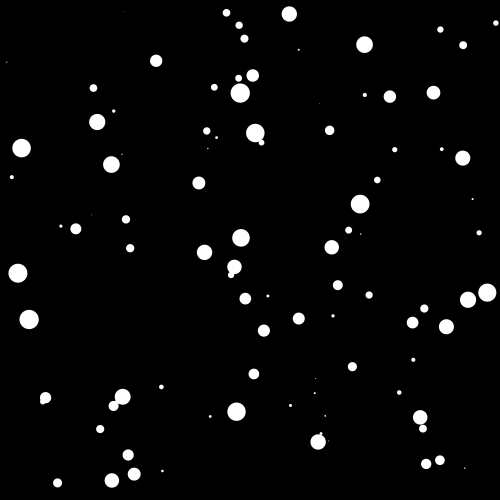
Frame 1 (no input)
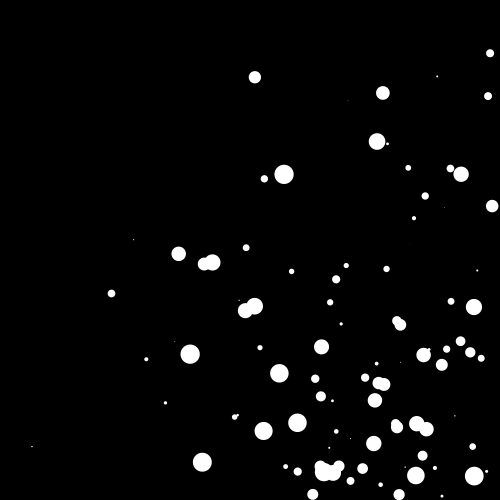
Frame 60 (the mouse pressed at the canvas centre just before this capture)
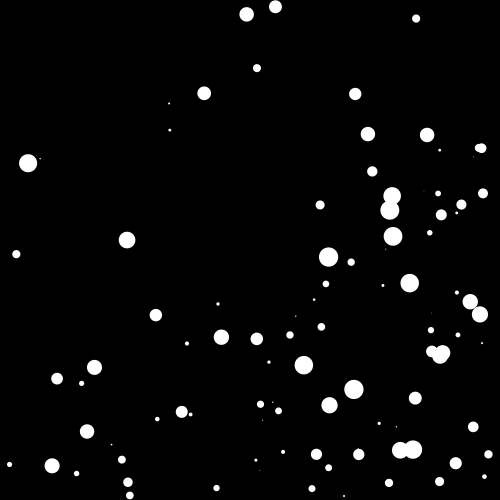
Frame 120 (the mouse held since frame 60 and released just before this capture)

The Processing sketch that drew these frames (run headless with seeded random() and noise(); from frame 60 on, the mouse is pressed at the canvas centre):

// Processing sketch: particleSeparate
// ── particleSeparate.pde
int n = 100;
Particle[] p = new Particle[n];

void setup() {
    size(500, 500);
    noStroke();
    for (int i = 0; i < p.length; i++) {
        float d = random(20.0);
        p[i] = new Particle(
            random(d / 2, width - d / 2), 
            random(d / 2, height - d / 2), 
            d, 
            random(5.0), 
            random(5.0)
            );
    }
}

void draw() {
    background(0);
    for (int i = 0; i < p.length; i++) {
        p[i].update();
        p[i].display();
    }
}

// ── Particle.pde
class Particle {
    float x;
    float y;
    float d;
    float vx;
    float vy;

    Particle(float _x, float _y, float _d, float _vx, float _vy) {
        x = _x;
        y = _y;
        d = _d;
        vx = _vx;
        vy = _vy;
    }

    void display() {
        ellipse(x, y, d, d);
    }
    void update() {
        x += vx;
        y += vy;
        if (x >= width - d / 2 || x <= d / 2)
            vx = -vx;
        if (y >= height - d / 2 || y <= d / 2)
            vy = -vy;
    }
}
